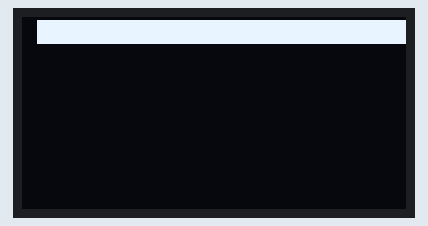
This sketch was run on a simulated ESP32. On the bench: 128×64 one-colour display. Wiring (inferred from the names in the program): SH1106 OLED at I2C address 0x3C. What the sketch prints to the serial monitor is not drawn.

Above: at 8.2 s.
At 38.57 s:
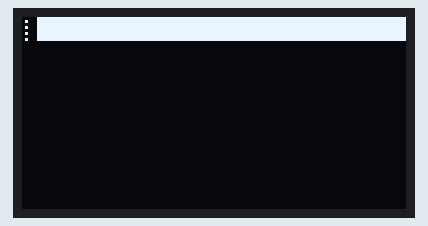

The sketch:

display_drivers.ino
```cpp
#include <Wire.h>

// display_drivers - try every plausible controller variant, in one run.
//
// Why: the panel ACKs at 0x3C, accepts a full SSD1306 init and even 0xA5
// (hardware all-on) with 0 NAKs, and stays completely black. The most common
// cause of that exact symptom is a controller whose charge pump was never
// switched on, because it is not an SSD1306:
//
//   SSD1306 / SSD1309 : charge pump = 0x8D 0x14   (SSD1309 needs 0xFD 0x12 first)
//   SH1106            : DC-DC       = 0xAD 0x8B   (0x8D means nothing to it!)
//
// An SH1106 fed an SSD1306 init stays black forever while answering I2C
// happily. Also tried: 132-column offset (SH1106 RAM is 132 wide) and 128x32
// COM pin config.
//
// Runs at 100 kHz on purpose: the 2026-11-18 rise-time test showed SDA
// (D4/GPIO5) climbing in 1.5-2.5 us vs 0.42 us on SCL, so fast mode is not
// trustworthy until that contact is fixed. 100 kHz writes were 70/70 clean.

#define OLED_ADDR 0x3C
#define SDA_PIN 5
#define SCL_PIN 6

static uint32_t okC = 0, nakC = 0;
static uint8_t fb[1024];

static void w1(uint8_t c) {
  Wire.beginTransmission(OLED_ADDR);
  Wire.write((uint8_t)0x00);
  Wire.write(c);
  if (Wire.endTransmission()) nakC++; else okC++;
}
static void w2(uint8_t c, uint8_t a) {
  Wire.beginTransmission(OLED_ADDR);
  Wire.write((uint8_t)0x00);
  Wire.write(c);
  Wire.write(a);
  if (Wire.endTransmission()) nakC++; else okC++;
}

// ---- SSD1306 / SSD1309 (charge pump 0x8D) --------------------------------
static void initSSD1306(bool ssd1309) {
  w1(0xAE);
  if (ssd1309) { w1(0xFD); w1(0x12); }   // unlock (SSD1309 only)
  w2(0xD5, 0x80);
  w2(0xA8, 0x3F);
  w2(0xD3, 0x00);
  w1(0x40);
  w2(0x8D, 0x14);          // charge pump ON  <-- SSD1306 family
  w2(0x20, 0x00);          // horizontal addressing
  w1(0xA1);
  w1(0xC8);
  w2(0xDA, 0x12);
  w2(0x81, 0xFF);
  w2(0xD9, 0xF1);
  w2(0xDB, 0x40);
  w1(0xA4);
  w1(0xA6);
  w1(0x2E);
  delay(20);
  w1(0xAF);
  delay(20);
}

// ---- SH1106 (DC-DC 0xAD 0x8B, page addressing only, 132-column RAM) ------
static void initSH1106(uint8_t colOfs) {
  w1(0xAE);
  w2(0xD5, 0x80);
  w2(0xA8, 0x3F);
  w2(0xD3, 0x00);
  w1(0x40);
  w2(0xAD, 0x8B);          // DC-DC ON       <-- SH1106
  w1(0x33);                // pump voltage 9 V
  w1(0xA1);
  w1(0xC8);
  w2(0xDA, 0x12);
  w2(0x81, 0xFF);
  w2(0xD9, 0x22);
  w2(0xDB, 0x35);
  w1(0xA4);
  w1(0xA6);
  w1(0xAF);
  (void)colOfs;            // applied per page when pushing frames
  delay(20);
}

// page-addressed push (SH1106 has no 0x21/0x22 address window)
static void pushPagesSH1106(uint8_t fill, uint8_t colOfs) {
  for (uint8_t p = 0; p < 8; p++) {
    w1(0xB0 | p);
    w1(0x00 | (colOfs & 0x0F));
    w1(0x10 | (colOfs >> 4));
    for (uint8_t off = 0; off < 128; off += 16) {
      for (uint8_t k = 0; k < 16; k++) fb[p * 128 + off + k] = fill;
      Wire.beginTransmission(OLED_ADDR);
      Wire.write((uint8_t)0x40);
      Wire.write(&fb[p * 128 + off], 16);
      if (Wire.endTransmission()) nakC++; else okC++;
    }
  }
}

static void pushFrameSSD(uint8_t fill) {
  w2(0x21, 0x00); w2(0x21, 127);
  w2(0x22, 0x00); w2(0x22, 0x07);
  for (uint8_t p = 0; p < 8; p++) {
    for (uint8_t off = 0; off < 128; off += 16) {
      for (uint8_t k = 0; k < 16; k++) fb[p * 128 + off + k] = fill;
      Wire.beginTransmission(OLED_ADDR);
      Wire.write((uint8_t)0x40);
      Wire.write(&fb[p * 128 + off], 16);
      if (Wire.endTransmission()) nakC++; else okC++;
    }
  }
}

static void banner(const char *name) {
  okC = nakC = 0;
  Serial.printf("\n>>> VARIANT: %s  (WATCH THE PANEL NOW)\n", name);
}

static void report() {
  Serial.printf("    %lu ok, %lu nak\n", (unsigned long)okC, (unsigned long)nakC);
}

// each variant: hardware all-on (0xA5), then a real frame, then off
static void variantSSD1306(bool ssd1309) {
  banner(ssd1309 ? "SSD1309 (0xFD 0x12 + 0x8D 0x14)" : "SSD1306 (0x8D 0x14)");
  initSSD1306(ssd1309);
  w1(0xA5);
  report();
  Serial.println(F("    A: 0xA5 hardware all-on - hold 8 s"));
  delay(8000);
  w1(0xA4); w1(0xAF);
  okC = nakC = 0;
  pushFrameSSD(0xFF);
  Serial.print(F("    B: 0xFF frame via GDDRAM"));
  report();
  delay(6000);
  okC = nakC = 0;
  pushFrameSSD(0xAA);
  Serial.print(F("    C: 0xAA checker frame"));
  report();
  delay(5000);
  w1(0xAE);
}

static void variantSH1106(uint8_t colOfs) {
  char name[64];
  snprintf(name, sizeof(name), "SH1106 (0xAD 0x8B), column offset %u", colOfs);
  banner(name);
  initSH1106(colOfs);
  w1(0xA5);
  report();
  Serial.println(F("    A: 0xA5 hardware all-on - hold 8 s"));
  delay(8000);
  w1(0xA4); w1(0xAF);
  okC = nakC = 0;
  pushPagesSH1106(0xFF, colOfs);
  Serial.print(F("    B: 0xFF frame via pages"));
  report();
  delay(6000);
  okC = nakC = 0;
  pushPagesSH1106(0xAA, colOfs);
  Serial.print(F("    C: 0xAA checker frame"));
  report();
  delay(5000);
  w1(0xAE);
}

void setup() {
  Serial.begin(115200);
  uint32_t t0 = millis();
  while (!Serial && (millis() - t0 < 3000)) delay(10);

  Wire.begin(SDA_PIN, SCL_PIN);
  Wire.setClock(100000);   // SDA rise time needs 100 kHz until fixed
  delay(30);

  Wire.beginTransmission(OLED_ADDR);
  Serial.printf("\n=== display_drivers: panel present? %s ===\n",
                Wire.endTransmission() == 0 ? "ACK at 0x3C" : "NAK - check wiring");
  Serial.println(F("Each variant runs ~20 s: hardware all-on, then two frames."));
  Serial.println(F("If ANY variant lights the panel, note which one."));
}

void loop() {
  variantSSD1306(false);
  variantSSD1306(true);
  variantSH1106(0x02);     // classic 0.96" SH1106 offset
  variantSH1106(0x00);
  Serial.println(F("\n=== cycle complete; repeating in 3 s ==="));
  delay(3000);
}
```
